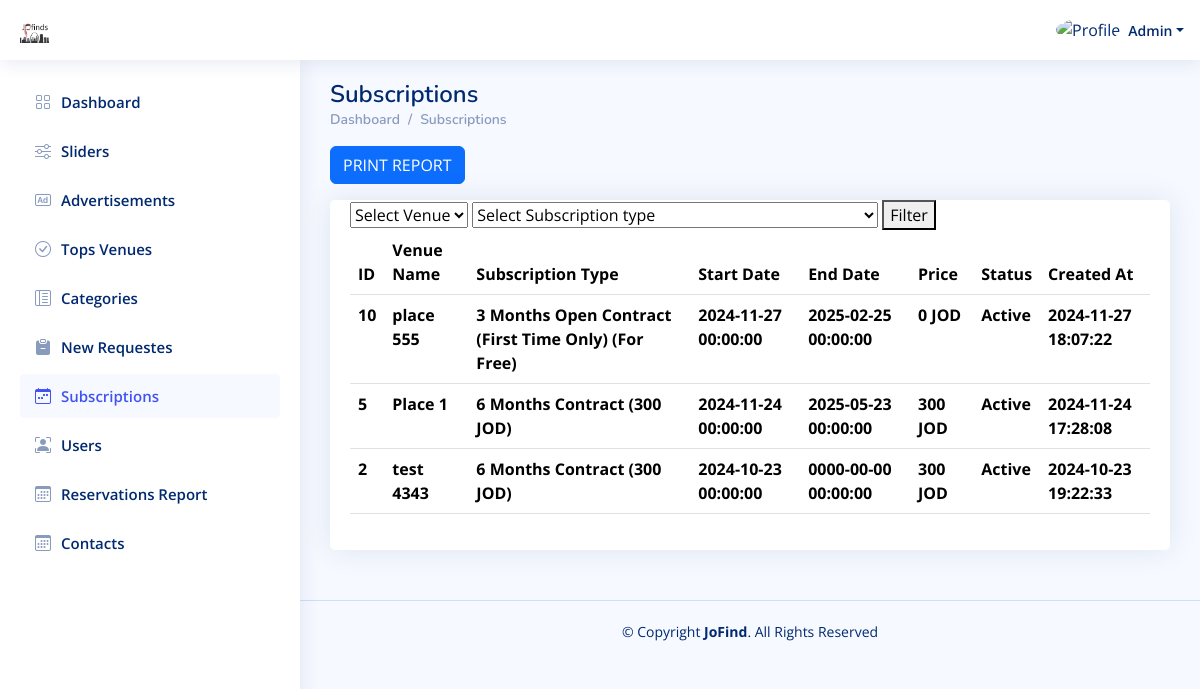
The app's page /Admin_Dashboard/Subscriptions.php (signed in), older data.
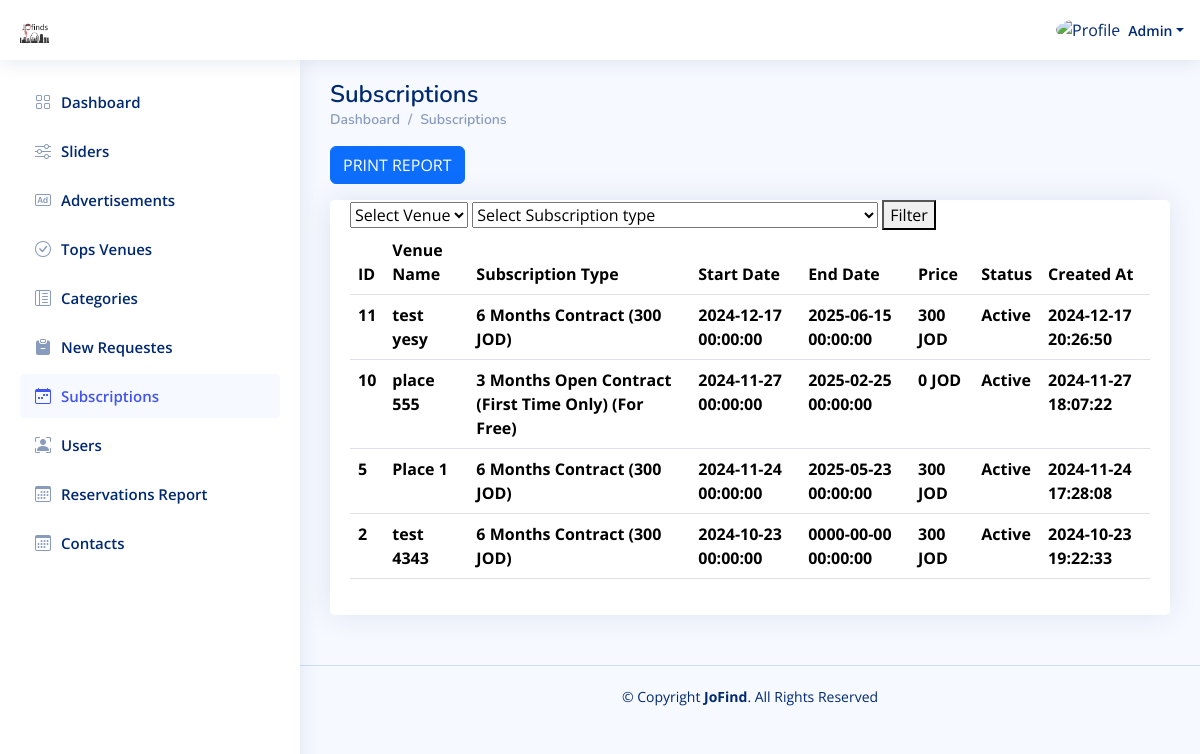
The same page, newer data.
### tables this page shows
CREATE TABLE `place_subscriptions` (
  `id` int(11) NOT NULL,
  `place_id` int(11) NOT NULL,
  `subscription_type` varchar(250) NOT NULL,
  `start_date` datetime NOT NULL,
  `end_date` datetime NOT NULL,
  `price` double NOT NULL,
  `active` int(11) NOT NULL DEFAULT 1,
  `created_at` timestamp NOT NULL DEFAULT current_timestamp()
);

CREATE TABLE `places` (
  `id` int(11) NOT NULL,
  `category_id` int(11) NOT NULL,
  `sub_category_id` int(11) DEFAULT NULL,
  `status_id` int(11) DEFAULT NULL,
  `city_id` int(11) NOT NULL,
  `name` varchar(250) NOT NULL,
  `image` varchar(250) NOT NULL,
  `email` varchar(250) NOT NULL,
  `description` text DEFAULT NULL,
  `total_rate` double NOT NULL DEFAULT 0,
  `phone` varchar(250) NOT NULL,
  `password` varchar(250) NOT NULL,
  `rejection_note` text DEFAULT NULL,
  `address` varchar(250) NOT NULL,
  `commercial_register` varchar(250) NOT NULL,
  `menu` varchar(250) DEFAULT NULL,
  `active` int(11) NOT NULL DEFAULT 1,
  `created_at` timestamp NOT NULL DEFAULT current_timestamp()
);

### Admin_Dashboard/Subscriptions.php (the view, shortened to what the changed rows need)
<?php
include "../Connect.php";
$A_ID = $_SESSION['A_Log'];
$place_id = $_GET['place_id'];
if (!$A_ID) {
    echo '<script language="JavaScript">
     document.location="../Login.php";
    </script>';
} else {
    $sql2 = mysqli_query($con, "select * from places where id='$place_id'");
    $row2 = mysqli_fetch_array($sql2);
    $venue_name = $row2['name'];
    $sqlQuery = "SELECT * from place_subscriptions ORDER BY id DESC";
}
?>
<!DOCTYPE html>
<html lang="en">
  <head>
    <link
      href="../assets/vendor/bootstrap/css/bootstrap.min.css"
      rel="stylesheet"
    />
    <link
      href="../assets/vendor/bootstrap-icons/bootstrap-icons.css"
      rel="stylesheet"
    />
    <link href="../assets/vendor/boxicons/css/boxicons.min.css" rel="stylesheet" />
    <link href="../assets/vendor/quill/quill.snow.css" rel="stylesheet" />
    <link href="../assets/vendor/quill/quill.bubble.css" rel="stylesheet" />
    <link href="../assets/vendor/remixicon/remixicon.css" rel="stylesheet" />
    <link href="../assets/vendor/simple-datatables/style.css" rel="stylesheet" />
    <link href="../assets/css/style.css" rel="stylesheet" />
  </head>
  <body>
    <main id="main" class="main">
      <div class="pagetitle">
        <h1><?php echo $venue_name ?> Subscriptions</h1>
      </div>
      <section class="section">
        <div class="row">
          <div class="col-lg-12">
            <div class="card">
              <div class="card-body" id="div_print">
                <table class="table datatable">
                  <thead>
                    <tr>
                      <th scope="col">ID</th>
                      <th scope="col">Venue Name</th>
                      <th scope="col">Subscription Type</th>
                      <th scope="col">Start Date</th>
                      <th scope="col">End Date</th>
                      <th scope="col">Price</th>
                      <th scope="col">Status</th>
                      <th scope="col">Created At</th>
                    </tr>
                  </thead>
                  <tbody>
                  <?php
$sql1 = mysqli_query($con, $sqlQuery);
while ($row1 = mysqli_fetch_array($sql1)) {
    $place_id = $row1['place_id'];
    $subscription_type = $row1['subscription_type'];
    $start_date = $row1['start_date'];
    $end_date = $row1['end_date'];
    $price = $row1['price'];
    $active = $row1['active'];
    $created_at = $row1['created_at'];
    $sql2 = mysqli_query($con, "SELECT * from places WHERE id = '$place_id'");
    $row2 = mysqli_fetch_array($sql2);
    $venue_name = $row2['name'];
    ?>
                    <tr>
                      <th scope="row"><?php echo $place_id ?></th>
                      <th scope="row"><?php echo $venue_name ?></th>
                      <th scope="row"><?php echo $subscription_type ?></th>
                      <th scope="row"><?php echo $start_date ?></th>
                      <th scope="row"><?php echo $end_date ?></th>
                      <th scope="row"><?php echo $price ?> JOD</th>
                      <th scope="row"><?php echo $active == 1 ? 'Active' : 'Expired' ?></th>
                      <th scope="row"><?php echo $created_at ?></th>
                    </tr>
<?php
}?>
                  </tbody>
                </table>
              </div>
            </div>
          </div>
        </div>
      </section>
    </main>
  </body>
</html>

Row changes from the older to the newer data that the page shows:
added place_subscriptions: place "11", place.name "test yesy", subscription_type "6 Months Contract (300 JOD)", start_date "2024-12-17 00:00:00", end_date "2025-06-15 00:00:00", price "300", active "Active", created_at "2024-12-17 20:26:50"
